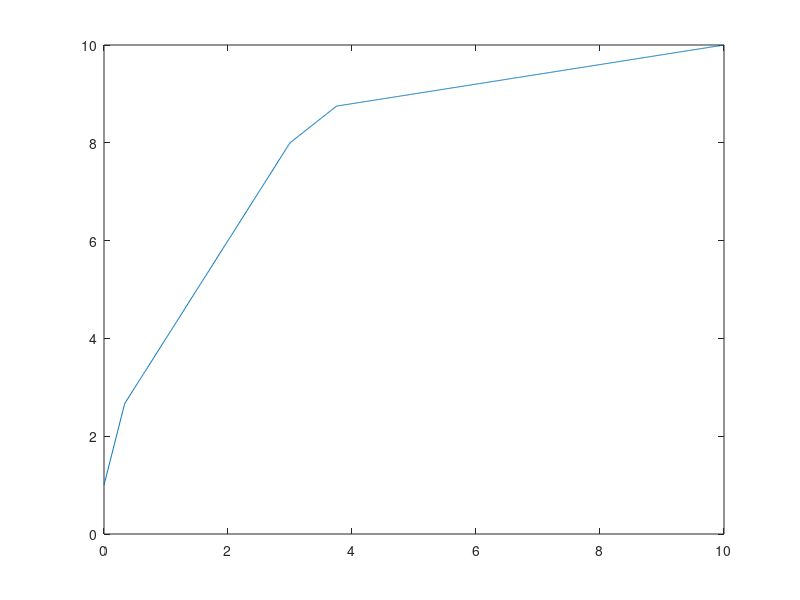
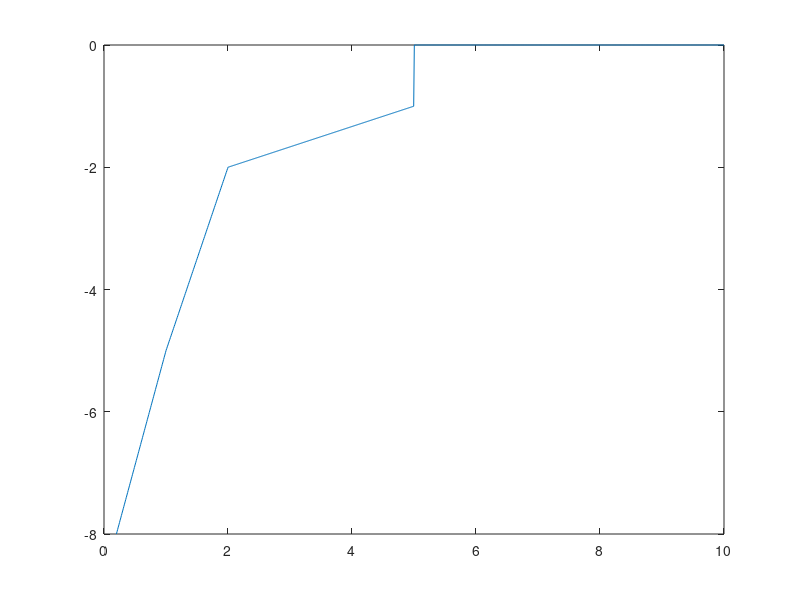
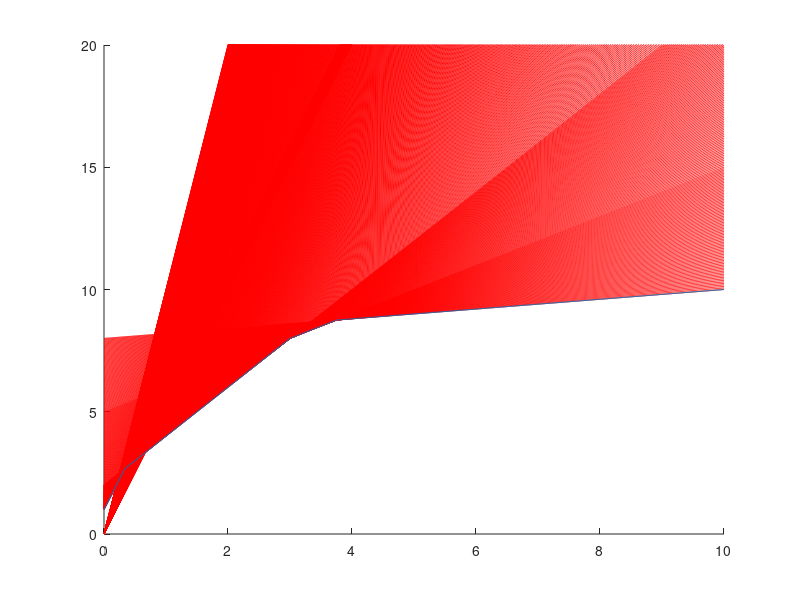

Reproduce these figures in MATLAB, in order. (Note: this script raises an error after producing the figures.)
clear all;
close all;
a = [5;2;1;.2];
b = [1;2;5;8];

x = linspace(0,10,1000);

tau = @(x) min(a*x+b);
figure(1)
plot(x, tau(x));

tauStar = zeros(size(x));
for i = 1:numel(x)
    j = find( x(i) > a , 1 );
    if isempty(j)
        tauStar(i)=-inf;
    else
        if(j-1)
            tauStar(i) = -(b(j)-b(j-1))*(x(i)-a(j-1))/(a(j)-a(j-1))-b(j-1);
        else
            tauStar(i) = 0;
        end
    end
end


figure(2)
plot(x,tauStar);

figure(3); hold on;
for i = 1:numel(x)    
    plot(x,x(i)*x-tauStar(i),'-r'); axis([0,10,0,20])

end
plot(x, tau(x));
hold off;


y = linspace(min(-b),max(-b),100);
xx=0:0.1:10;
out_1 = tauStar_1(-(xx+b(1)).^2,a,b);

figure(4)
plot(xx,out_1)


figure(5);  hold on;
for i = 1:numel(y)    
    plot(x,out_1(i)*x+(xx(i)+b(1))^2,'-r'); axis([0,10,0,20])

end
plot(x, tau(x));
hold off;